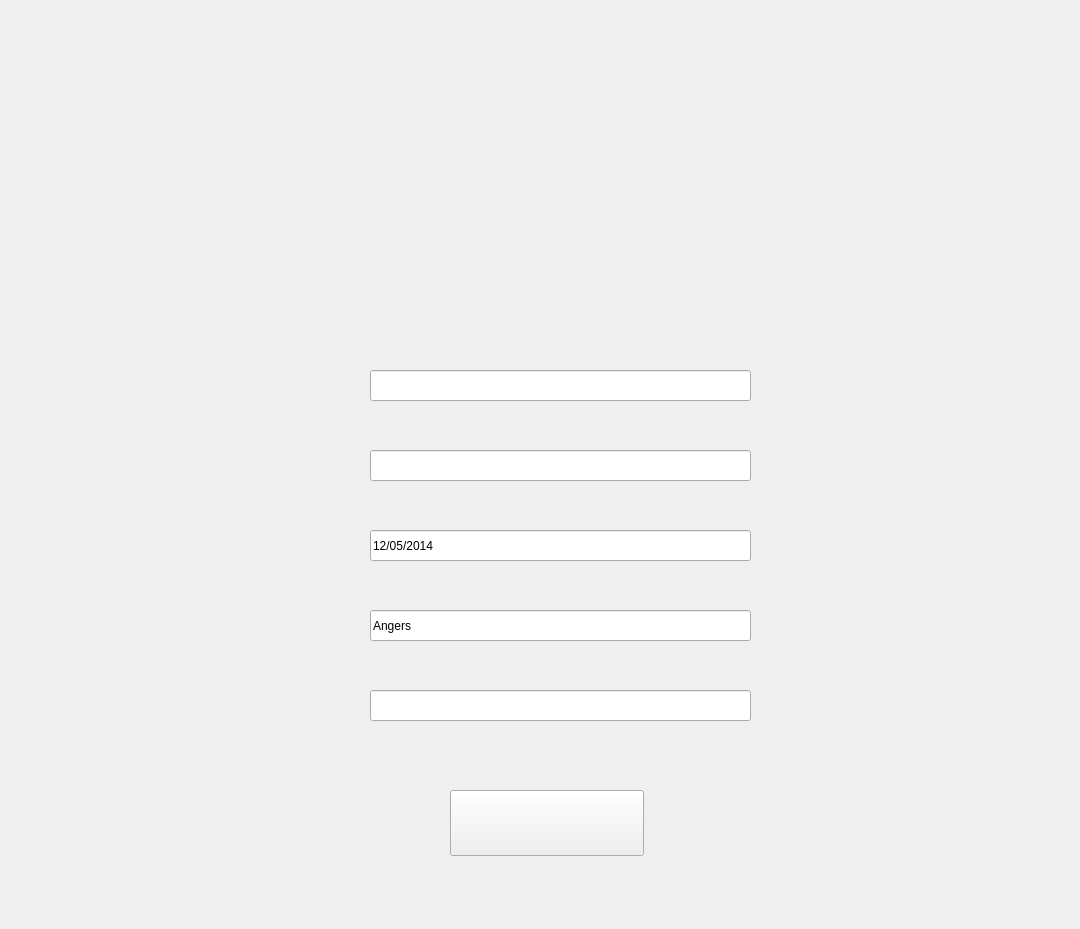
<?xml version="1.0" encoding="UTF-8"?>
<ui version="4.0">
 <class>Subscribe</class>
 <widget class="QWidget" name="Subscribe">
  <property name="geometry">
   <rect>
    <x>0</x>
    <y>0</y>
    <width>1080</width>
    <height>929</height>
   </rect>
  </property>
  <property name="windowTitle">
   <string>Studio Babel</string>
  </property>
  <property name="windowIcon">
   <iconset>
    <normaloff>./Images/logo.png</normaloff>./Images/logo.png</iconset>
  </property>
  <widget class="QLabel" name="_label_logo">
   <property name="geometry">
    <rect>
     <x>0</x>
     <y>0</y>
     <width>1080</width>
     <height>929</height>
    </rect>
   </property>
   <property name="minimumSize">
    <size>
     <width>1080</width>
     <height>929</height>
    </size>
   </property>
   <property name="maximumSize">
    <size>
     <width>1080</width>
     <height>929</height>
    </size>
   </property>
   <property name="text">
    <string/>
   </property>
   <property name="pixmap">
    <pixmap>./Images/background.png</pixmap>
   </property>
  </widget>
  <widget class="QLineEdit" name="_lineLogin">
   <property name="geometry">
    <rect>
     <x>370</x>
     <y>370</y>
     <width>381</width>
     <height>31</height>
    </rect>
   </property>
  </widget>
  <widget class="QLineEdit" name="_linePassword">
   <property name="geometry">
    <rect>
     <x>370</x>
     <y>450</y>
     <width>381</width>
     <height>31</height>
    </rect>
   </property>
   <property name="echoMode">
    <enum>QLineEdit::Password</enum>
   </property>
  </widget>
  <widget class="QPushButton" name="_btnSubscribe">
   <property name="geometry">
    <rect>
     <x>450</x>
     <y>790</y>
     <width>194</width>
     <height>66</height>
    </rect>
   </property>
   <property name="text">
    <string/>
   </property>
   <property name="icon">
    <iconset>
     <normaloff>./Images/btnSubscribe.png</normaloff>./Images/btnSubscribe.png</iconset>
   </property>
   <property name="iconSize">
    <size>
     <width>194</width>
     <height>66</height>
    </size>
   </property>
  </widget>
  <widget class="QLineEdit" name="_lineBirthsday">
   <property name="geometry">
    <rect>
     <x>370</x>
     <y>530</y>
     <width>381</width>
     <height>31</height>
    </rect>
   </property>
   <property name="minimumSize">
    <size>
     <width>381</width>
     <height>0</height>
    </size>
   </property>
   <property name="text">
    <string>12/05/2014</string>
   </property>
   <property name="cursorPosition">
    <number>10</number>
   </property>
  </widget>
  <widget class="QLineEdit" name="_lineLocation">
   <property name="geometry">
    <rect>
     <x>370</x>
     <y>610</y>
     <width>381</width>
     <height>31</height>
    </rect>
   </property>
   <property name="text">
    <string>Angers</string>
   </property>
  </widget>
  <widget class="QLineEdit" name="_linePhoneNumber">
   <property name="geometry">
    <rect>
     <x>370</x>
     <y>690</y>
     <width>381</width>
     <height>31</height>
    </rect>
   </property>
  </widget>
  <widget class="QLabel" name="_labelBigLogo">
   <property name="geometry">
    <rect>
     <x>330</x>
     <y>90</y>
     <width>451</width>
     <height>201</height>
    </rect>
   </property>
   <property name="text">
    <string/>
   </property>
   <property name="pixmap">
    <pixmap>./Images/bigLogo.png</pixmap>
   </property>
  </widget>
 </widget>
 <resources/>
 <connections/>
</ui>
